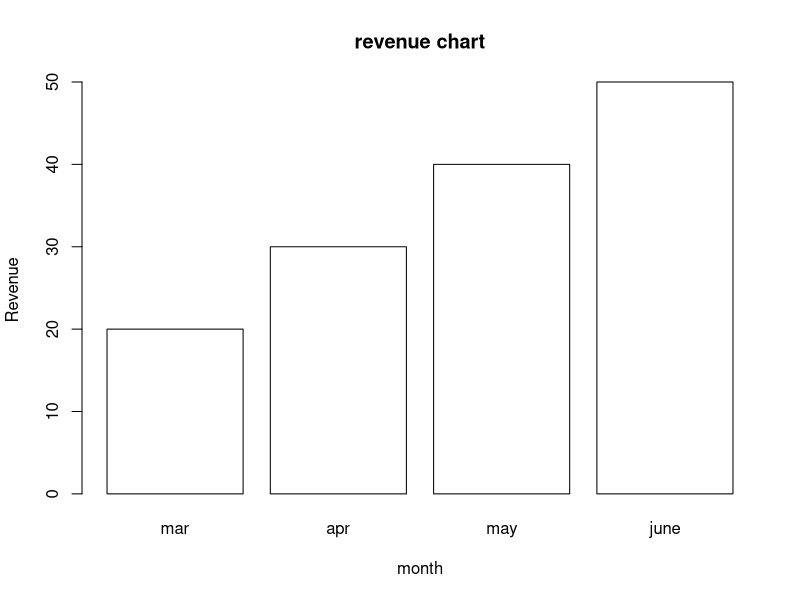

The R script that drew this image:
#bargraph

a <- c(20 , 30 , 40 ,50)
m <- c("mar","apr","may","june")
barplot(a , names.arg = m, xlab="month",ylab="Revenue",col="white",main="revenue chart",border="black")
